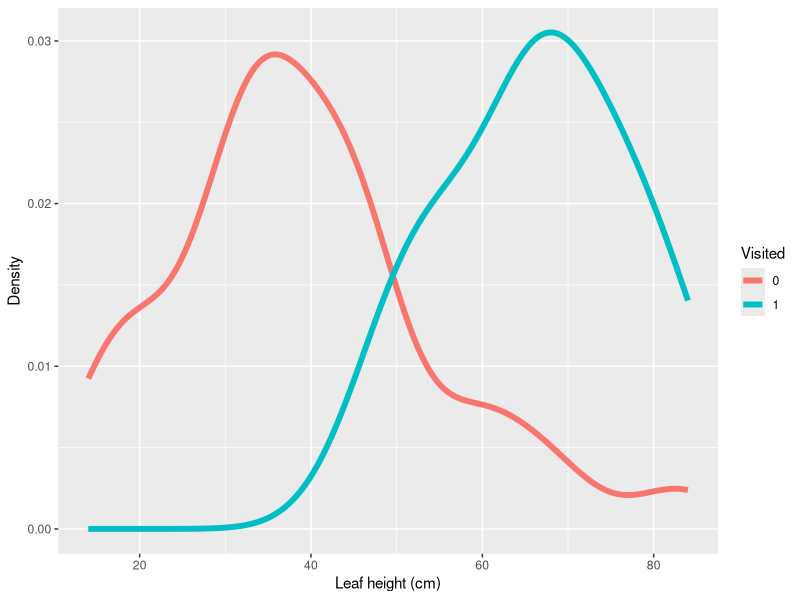
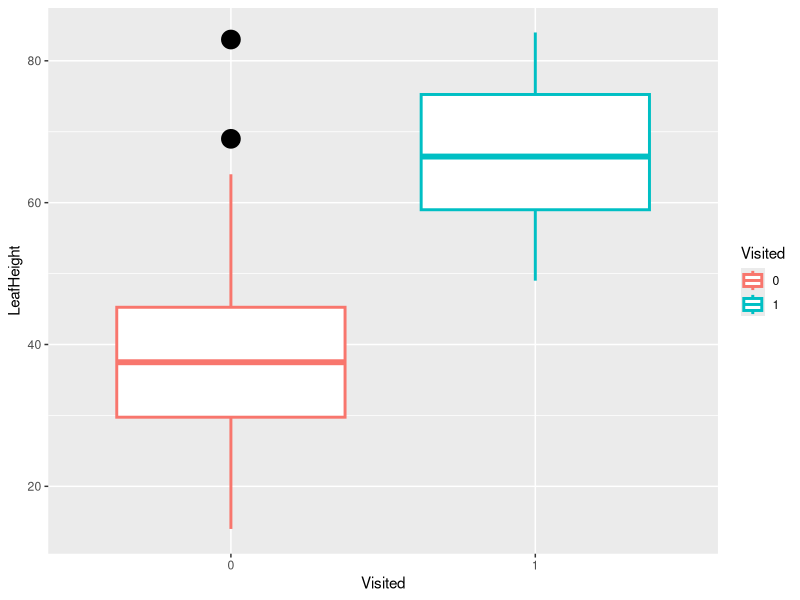

Reproduce these figures in R, in order. (Note: this script raises an error after producing the figures.)
setwd("/datascience/projects/statisticallyfit/github/R/RStatistics/STAT210 Statistical Modelling and Experimental Design/Chapter 9 - Logistic Regression/")

library(ggplot2)


options(show.signif.stars = FALSE)

# source: 
# https://www.fromthebottomoftheheap.net/2017/05/01/glm-prediction-intervals-i/

leafData <- read.table("darlington.txt", header=TRUE)
leafData <- setNames(leafData, nm=c("LeafHeight", "Visited"))
leafDataFactor <- leafData
leafDataFactor$Visited <- factor(leafData$Visited)

head(leafData)


# Plotting density estimates of distributiosn of leaf heights for 
# visited and unvisited leaves. 
ggplot(leafDataFactor, aes(x=LeafHeight, colour=Visited)) + 
      geom_line(stat="density", size=2) + 
      xlab("Leaf height (cm)") + ylab("Density")

ggplot(leafDataFactor, aes(x=Visited, y=LeafHeight, colour=Visited)) + 
      geom_boxplot(size=1, outlier.colour = "black", outlier.size = 6)

# for non visited leaves, the height is smaller. Is this significant? 
summary(lm(LeafHeight ~ Visited, data=leafDataFactor)) # yes there is  a significant diff.



# BUT NOW LOGISTIC (Visited is the response)
# Modeling probability of leaf visitation as function of height. 
leaf.glm <- glm(Visited ~ LeafHeight, data=leafData, family=binomial)
summary(leaf.glm)
anova(leaf.glm, test="Chisq")

DevianceTest(leaf.glm)
# There is a significant deviance between the null model and the height model
# so the new model explains most of the variation in visitation. 

ResidualDevianceTest(leaf.glm)
# model is statistically useful  since residual deviance is small. 


# for a unit increase in leaf height, the odds of visitation 
# increase by 12.23 %. 
exp(leaf.glm$coefficients[2]) - 1


# CONFIDENCE INTERVAL PLOTTING
from = min(leafData$LeafHeight)
to = max(leafData$LeafHeight)
xs <- data.frame(LeafHeight=seq(from=from,to=to, len=nrow(leafData)))

# the levels are by default 95% for the CIs
CI <- data.frame(predict(leaf.glm, newdata=xs, type="response", se.fit=TRUE))
pred.df <- data.frame(LeafHeight=xs$LeafHeight, fit=CI$fit, 
                      lwr=CI$fit - 2*CI$se.fit, upr=CI$fit + 2*CI$se.fit)

# Plotting confidence bands 
p.data = ggplot(leafData, aes(x=LeafHeight, y=Visited)) + 
      geom_point(shape=19, size=3) 

p.fits = p.data + 
      geom_line(data=pred.df, aes(y=fit, colour="a", linetype="a"),size=1) +
      geom_line(data=pred.df, aes(y=lwr, colour="b", linetype="b"),size=1) + 
      geom_line(data=pred.df, aes(y=upr, colour="b", linetype="b"),size=1) 

p.plot <- p.fits + 
      ggtitle("Predicted and Observed Values of Visited vs LeafHeight 
              and 95% Confidence Bands") +
      scale_colour_manual(name="Legend", values=c("a"="red", "b"="dodgerblue"),
                          labels=c("Fitted Line", "95%\nConfidence\nBands")) +
      scale_linetype_manual(name="Legend", values=c("a"="solid", "b"="dashed"),
                            labels=c("Fitted Line", "95%\nConfidence\nBands"))

p.plot 



# OR ANOTHER WAY  --- (with linkinv function in predict())
# Why are the previous confidence bands going over the dots? (using response preds)
plotConfidenceBands.glm(leaf.glm)
